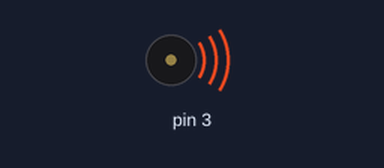
A sketch run on a simulated Arduino Uno, built with avr-gcc and run on an emulated ATmega328P. Shown: buzzer (waves = sounding).

Above: at 0.1 s.
Timing chart, 0 to 40.0 s (numbered marks = the images above):
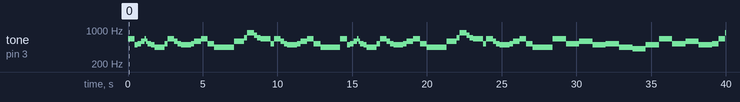

The sketch:

Tetris_Theme_A.ino
```cpp
void setup() {
  // put your setup code here, to run once:

}

void loop() {
//Theme

tone(3,659,444);//E5
delay(444);
tone(3,494,222);//B4
delay(222);
tone(3,523,222);//C5
delay(222);
tone(3,587,222);//D5
delay(222);
tone(3,659,111);//E5
delay(111);
tone(3,587,111);//D5
delay(111);
tone(3,523,222);//C5
delay(222);
tone(3,494,222);//B4
delay(222);
tone(3,440,444);//A4
delay(444);
tone(3,440,222);//A4
delay(222);
tone(3,523,222);//C5
delay(222);
tone(3,659,444);//E5
delay(444);
tone(3,587,222);//D5
delay(222);
tone(3,523,222);//C5
delay(222);
tone(3,494,444);//B4
delay(444);
tone(3,494,111);//B4
delay(111);
tone(3,494,111);//B4
delay(111);
tone(3,523,222);//C5
delay(222);
tone(3,587,444);//D5
delay(444);
tone(3,659,444);//E5
delay(444);
tone(3,523,444);//C5
delay(444);
tone(3,440,444);//A4
delay(444);
tone(3,440,888);//A4
delay(888);
tone(3,587,444);//D5
delay(444);
tone(3,587,222);//D5
delay(222);
tone(3,698,222);//F5
delay(222);
tone(3,880,444);//A5
delay(444);
tone(3,784,222);//G5
delay(222);
tone(3,698,222);//F5
delay(222);
tone(3,659,444);//E5
delay(444);
tone(3,659,222);//E5
delay(222);
tone(3,523,222);//C5
delay(222);
tone(3,659,444);//E5
delay(444);
tone(3,587,222);//D5
delay(222);
tone(3,523,222);//C5
delay(222);
tone(3,494,444);//B4
delay(444);
tone(3,494,111);//B4
delay(111);
tone(3,494,111);//B4
delay(111);
tone(3,523,222);//C5
delay(222);
tone(3,587,444);//D5
delay(444);
tone(3,659,444);//E5
delay(444);
tone(3,523,444);//C5
delay(444);
tone(3,440,444);//A4
delay(444);
tone(3,440,888);//A4
delay(888);
tone(3,659,444);//E5
delay(444);
tone(3,494,222);//B4
delay(222);
tone(3,523,222);//C5
delay(222);
tone(3,587,222);//D5
delay(222);
tone(3,659,111);//E5
delay(111);
tone(3,587,111);//D5
delay(111);
tone(3,523,222);//C5
delay(222);
tone(3,494,222);//B4
delay(222);
tone(3,440,444);//A4
delay(444);
tone(3,440,222);//A4
delay(222);
tone(3,523,222);//C5
delay(222);
tone(3,659,444);//E5
delay(444);
tone(3,587,222);//D5
delay(222);
tone(3,523,222);//C5
delay(222);
tone(3,494,444);//B4
delay(444);
tone(3,494,222);//B4
delay(222);
tone(3,523,222);//C5
delay(222);
tone(3,587,444);//D5
delay(444);
tone(3,659,444);//E5
delay(444);
tone(3,523,444);//C5
delay(444);
tone(3,440,444);//A4
delay(444);
tone(3,440,888);//A4
delay(888);
tone(3,587,444);//D5
delay(444);
tone(3,587,222);//D5
delay(222);
tone(3,698,222);//F5
delay(222);
tone(3,880,444);//A5
delay(444);
tone(3,784,222);//G5
delay(222);
tone(3,698,222);//F5
delay(222);
tone(3,659,444);//E5
delay(444);
tone(3,659,222);//E5
delay(222);
tone(3,523,222);//C5
delay(222);
tone(3,659,444);//E5
delay(444);
tone(3,587,222);//D5
delay(222);
tone(3,523,222);//C5
delay(222);
tone(3,494,444);//B4
delay(444);
tone(3,494,222);//B4
delay(222);
tone(3,523,222);//C5
delay(222);
tone(3,587,444);//D5
delay(444);
tone(3,659,444);//E5
delay(444);
tone(3,523,444);//C5
delay(444);
tone(3,440,444);//A4
delay(444);
tone(3,440,888);//A4
delay(888);

//Half Notes

tone(3,659,888);//E5
delay(888);
tone(3,523,888);//C5
delay(888);
tone(3,587,888);//D5
delay(888);
tone(3,494,888);//B4
delay(888);
tone(3,523,888);//C5
delay(888);
tone(3,440,888);//A4
delay(888);
tone(3,415,888);//Ab/G#4
delay(888);
tone(3,494,888);//B4
delay(888);
tone(3,659,888);//E5
delay(888);
tone(3,523,888);//C5
delay(888);
tone(3,587,888);//D5
delay(888);
tone(3,494,888);//B4
delay(888);
tone(3,523,444);//C5
delay(444);
tone(3,659,444);//E5
delay(444);
tone(3,880,444);//A5
delay(444);
tone(3,880,444);//A5
delay(444);
tone(3,831,1776);//Ab/G#5
delay(1776);

//Literally the same things as the intro

tone(3,659,444);//E5
delay(444);
tone(3,494,222);//B4
delay(222);
tone(3,523,222);//C5
delay(222);
tone(3,587,222);//D5
delay(222);
tone(3,659,111);//E5
delay(111);
tone(3,587,111);//D5
delay(111);
tone(3,523,222);//C5
delay(222);
tone(3,494,222);//B4
delay(222);
tone(3,440,444);//A4
delay(444);
tone(3,440,222);//A4
delay(222);
tone(3,523,222);//C5
delay(222);
tone(3,659,444);//E5
delay(444);
tone(3,587,222);//D5
delay(222);
tone(3,523,222);//C5
delay(222);
tone(3,494,222);//B4
delay(222);
tone(3,330,222);//E4
delay(222);
tone(3,494,111);//B4
delay(111);
tone(3,494,111);//B4
delay(111);
tone(3,523,222);//C5
delay(222);
tone(3,587,444);//D5
delay(444);
tone(3,659,444);//E5
delay(444);
tone(3,523,444);//C5
delay(444);
tone(3,440,444);//A4
delay(444);
tone(3,440,888);//A4
delay(888);
tone(3,587,444);//D5
delay(444);
tone(3,587,222);//D5
delay(222);
tone(3,698,222);//F5
delay(222);
tone(3,880,404);//A5
delay(404);
tone(3,880,40);//A5
delay(40);
tone(3,784,20);//G5
delay(20);
tone(3,784,202);//G5
delay(202);
tone(3,698,222);//F5
delay(222);
tone(3,659,444);//E5
delay(444);
tone(3,659,222);//E5
delay(222);
tone(3,523,222);//C5
delay(222);
tone(3,659,444);//E5
delay(444);
tone(3,587,222);//D5
delay(222);
tone(3,523,222);//C5
delay(222);
tone(3,494,222);//B4
delay(222);
tone(3,330,222);//E4
delay(222);
tone(3,494,111);//B4
delay(111);
tone(3,494,111);//B4
delay(111);
tone(3,523,222);//C5
delay(222);
tone(3,587,444);//D5
delay(444);
tone(3,659,444);//E5
delay(444);
tone(3,523,444);//C5
delay(444);
tone(3,440,444);//A4
delay(444);
tone(3,440,888);//A4
delay(888);
tone(3,659,444);//E5
delay(444);
tone(3,494,222);//B4
delay(222);
tone(3,523,222);//C5
delay(222);
tone(3,587,222);//D5
delay(222);
tone(3,659,111);//E5
delay(111);
tone(3,587,111);//D5
delay(111);
tone(3,523,222);//C5
delay(222);
tone(3,494,222);//B4
delay(222);
tone(3,440,444);//A4
delay(444);
tone(3,440,222);//A4
delay(222);
tone(3,523,222);//C5
delay(222);
tone(3,659,444);//E5
delay(444);
tone(3,587,222);//D5
delay(222);
tone(3,523,222);//C5
delay(222);
tone(3,494,222);//B4
delay(222);
tone(3,330,222);//E4
delay(222);
tone(3,494,111);//B4
delay(111);
tone(3,494,111);//B4
delay(111);
tone(3,523,222);//C5
delay(222);
tone(3,587,444);//D5
delay(444);
tone(3,659,444);//E5
delay(444);
tone(3,523,444);//C5
delay(444);
tone(3,440,444);//A4
delay(444);
tone(3,440,888);//A4
delay(888);
tone(3,587,444);//D5
delay(444);
tone(3,587,222);//D5
delay(222);
tone(3,698,222);//F5
delay(222);
tone(3,880,444);//A5
delay(444);
tone(3,784,222);//G5
delay(222);
tone(3,698,222);//F5
delay(222);
tone(3,659,444);//E5
delay(444);
tone(3,659,222);//E5
delay(222);
tone(3,523,222);//C5
delay(222);
tone(3,659,444);//E5
delay(444);
tone(3,587,222);//D5
delay(222);
tone(3,523,222);//C5
delay(222);
tone(3,494,222);//B4
delay(222);
tone(3,330,222);//E4
delay(222);
tone(3,494,111);//B4
delay(111);
tone(3,494,111);//B4
delay(111);
tone(3,523,222);//C5
delay(222);
tone(3,587,444);//D5
delay(444);
tone(3,659,444);//E5
delay(444);
tone(3,523,444);//C5
delay(444);
tone(3,440,444);//A4
delay(444);
tone(3,440,888);//A4
delay(888);

//ending

tone(3,330,888);//E4
delay(888);
tone(3,261,888);//C4(middle)
delay(888);
tone(3,294,888);//D4
delay(888);
tone(3,247,888);//B3
delay(888);
tone(3,261,888);//C4(middle)
delay(888);
tone(3,220,888);//A3
delay(888);
tone(3,208,888);//Ab/G#3
delay(888);
tone(3,247,888);//B3
delay(888);
tone(3,330,888);//E4
delay(888);
tone(3,261,888);//C4(middle)
delay(888);
tone(3,294,888);//D4
delay(888);
tone(3,247,888);//B3
delay(888);
tone(3,261,444);//C4(middle)
delay(444);
tone(3,330,444);//E4
delay(444);
tone(3,440,444);//A4
delay(444);
tone(3,440,444);//A4
delay(444);
tone(3,415,1776);//Ab/G#4
delay(7500);
}
```

Measured:
- by itself, tone on pin 3: plays 659 Hz for 0.44 s, 494 Hz for 0.22 s, 523 Hz for 0.22 s, 587 Hz for 0.22 s, 659 Hz for 0.11 s, 587 Hz for 0.11 s … (85 notes in this stretch)
